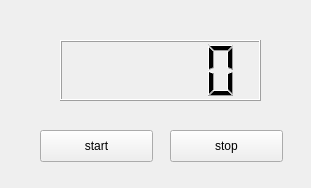
<?xml version="1.0" encoding="UTF-8"?>
<ui version="4.0">
 <class>Widget</class>
 <widget class="QWidget" name="Widget">
  <property name="geometry">
   <rect>
    <x>0</x>
    <y>0</y>
    <width>311</width>
    <height>188</height>
   </rect>
  </property>
  <property name="windowTitle">
   <string>Widget</string>
  </property>
  <widget class="QPushButton" name="buttonStart">
   <property name="geometry">
    <rect>
     <x>40</x>
     <y>130</y>
     <width>113</width>
     <height>32</height>
    </rect>
   </property>
   <property name="text">
    <string>start</string>
   </property>
  </widget>
  <widget class="QPushButton" name="buttonStop">
   <property name="geometry">
    <rect>
     <x>170</x>
     <y>130</y>
     <width>113</width>
     <height>32</height>
    </rect>
   </property>
   <property name="text">
    <string>stop</string>
   </property>
  </widget>
  <widget class="QLCDNumber" name="lcdNumber">
   <property name="geometry">
    <rect>
     <x>60</x>
     <y>40</y>
     <width>201</width>
     <height>61</height>
    </rect>
   </property>
  </widget>
 </widget>
 <resources/>
 <connections/>
</ui>
